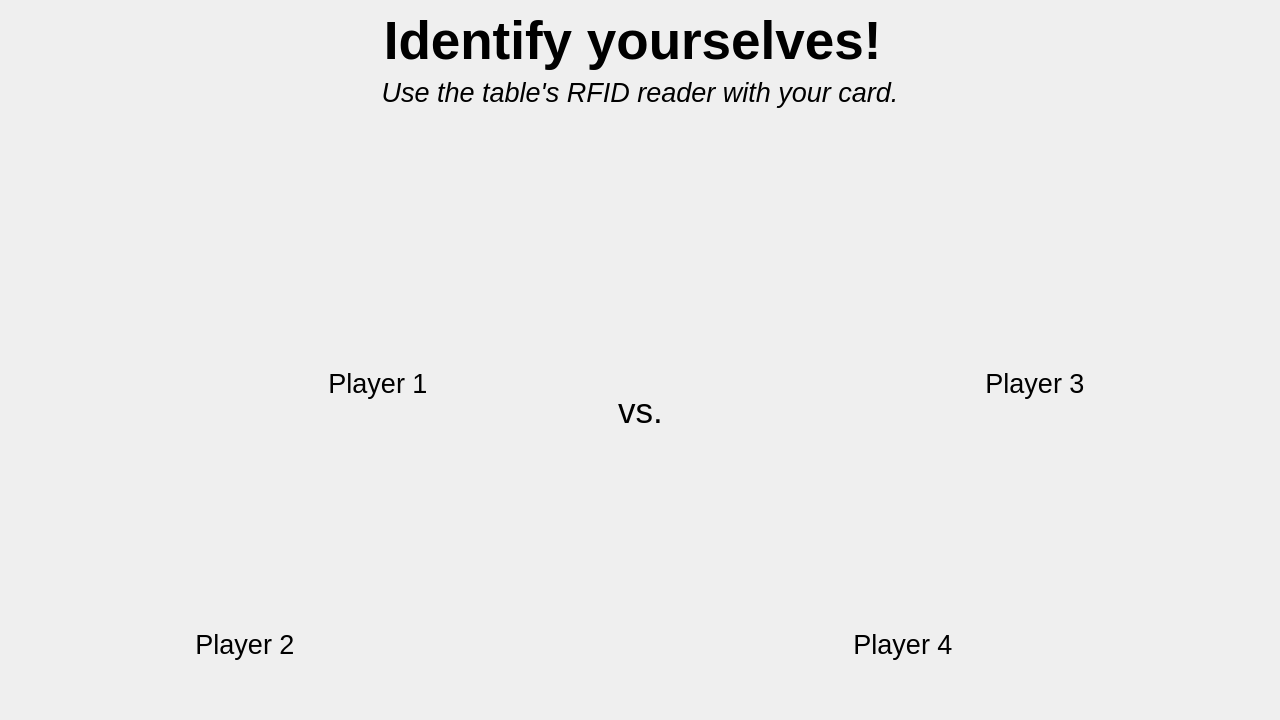
<?xml version="1.0" encoding="UTF-8"?>
<ui version="4.0">
 <class>Form</class>
 <widget class="QWidget" name="Form">
  <property name="geometry">
   <rect>
    <x>0</x>
    <y>0</y>
    <width>1280</width>
    <height>720</height>
   </rect>
  </property>
  <property name="windowTitle">
   <string>Form</string>
  </property>
  <layout class="QVBoxLayout" name="verticalLayout">
   <item>
    <widget class="QLabel" name="label_5">
     <property name="minimumSize">
      <size>
       <width>0</width>
       <height>32</height>
      </size>
     </property>
     <property name="font">
      <font>
       <pointsize>40</pointsize>
       <weight>75</weight>
       <bold>true</bold>
      </font>
     </property>
     <property name="text">
      <string>Identify yourselves! </string>
     </property>
     <property name="alignment">
      <set>Qt::AlignBottom|Qt::AlignHCenter</set>
     </property>
    </widget>
   </item>
   <item>
    <widget class="QLabel" name="label_6">
     <property name="font">
      <font>
       <pointsize>20</pointsize>
       <italic>true</italic>
      </font>
     </property>
     <property name="text">
      <string>Use the table's RFID reader with your card.</string>
     </property>
     <property name="alignment">
      <set>Qt::AlignHCenter|Qt::AlignTop</set>
     </property>
    </widget>
   </item>
   <item>
    <spacer name="verticalSpacer">
     <property name="orientation">
      <enum>Qt::Vertical</enum>
     </property>
     <property name="sizeHint" stdset="0">
      <size>
       <width>20</width>
       <height>40</height>
      </size>
     </property>
    </spacer>
   </item>
   <item>
    <layout class="QHBoxLayout" name="horizontalLayout">
     <item>
      <spacer name="horizontalSpacer_6">
       <property name="orientation">
        <enum>Qt::Horizontal</enum>
       </property>
       <property name="sizeType">
        <enum>QSizePolicy::Preferred</enum>
       </property>
       <property name="sizeHint" stdset="0">
        <size>
         <width>75</width>
         <height>20</height>
        </size>
       </property>
      </spacer>
     </item>
     <item>
      <layout class="QVBoxLayout" name="layoutP1P2">
       <item>
        <widget class="QWidget" name="widgetLayoutP1" native="true">
         <layout class="QHBoxLayout" name="layoutP1">
          <item>
           <spacer name="horizontalSpacer">
            <property name="orientation">
             <enum>Qt::Horizontal</enum>
            </property>
            <property name="sizeHint" stdset="0">
             <size>
              <width>40</width>
              <height>20</height>
             </size>
            </property>
           </spacer>
          </item>
          <item>
           <layout class="QVBoxLayout" name="verticalLayout_3">
            <item>
             <layout class="QHBoxLayout" name="horizontalLayout_5">
              <item>
               <widget class="QWidget" name="imgP1" native="true">
                <property name="sizePolicy">
                 <sizepolicy hsizetype="Fixed" vsizetype="Fixed">
                  <horstretch>0</horstretch>
                  <verstretch>0</verstretch>
                 </sizepolicy>
                </property>
                <property name="minimumSize">
                 <size>
                  <width>200</width>
                  <height>200</height>
                 </size>
                </property>
                <property name="maximumSize">
                 <size>
                  <width>200</width>
                  <height>200</height>
                 </size>
                </property>
                <property name="styleSheet">
                 <string notr="true">border-image: url(:/ui/img/placeholder_head.jpg);</string>
                </property>
               </widget>
              </item>
             </layout>
            </item>
            <item>
             <widget class="QLabel" name="lblP1">
              <property name="sizePolicy">
               <sizepolicy hsizetype="Fixed" vsizetype="Preferred">
                <horstretch>0</horstretch>
                <verstretch>0</verstretch>
               </sizepolicy>
              </property>
              <property name="minimumSize">
               <size>
                <width>300</width>
                <height>0</height>
               </size>
              </property>
              <property name="font">
               <font>
                <pointsize>20</pointsize>
               </font>
              </property>
              <property name="text">
               <string>Player 1</string>
              </property>
              <property name="alignment">
               <set>Qt::AlignCenter</set>
              </property>
              <property name="wordWrap">
               <bool>true</bool>
              </property>
             </widget>
            </item>
           </layout>
          </item>
         </layout>
        </widget>
       </item>
       <item>
        <widget class="QWidget" name="widgetLayoutP2" native="true">
         <layout class="QHBoxLayout" name="horizontalLayout_2">
          <item>
           <layout class="QVBoxLayout" name="verticalLayout_11">
            <item>
             <layout class="QHBoxLayout" name="horizontalLayout_6">
              <item>
               <widget class="QWidget" name="imgP2" native="true">
                <property name="sizePolicy">
                 <sizepolicy hsizetype="Fixed" vsizetype="Fixed">
                  <horstretch>0</horstretch>
                  <verstretch>0</verstretch>
                 </sizepolicy>
                </property>
                <property name="minimumSize">
                 <size>
                  <width>200</width>
                  <height>200</height>
                 </size>
                </property>
                <property name="maximumSize">
                 <size>
                  <width>200</width>
                  <height>200</height>
                 </size>
                </property>
                <property name="styleSheet">
                 <string notr="true">border-image: url(:/ui/img/placeholder_head.jpg);</string>
                </property>
               </widget>
              </item>
             </layout>
            </item>
            <item>
             <widget class="QLabel" name="lblP2">
              <property name="sizePolicy">
               <sizepolicy hsizetype="Fixed" vsizetype="Preferred">
                <horstretch>0</horstretch>
                <verstretch>0</verstretch>
               </sizepolicy>
              </property>
              <property name="minimumSize">
               <size>
                <width>300</width>
                <height>0</height>
               </size>
              </property>
              <property name="font">
               <font>
                <pointsize>20</pointsize>
               </font>
              </property>
              <property name="text">
               <string>Player 2</string>
              </property>
              <property name="alignment">
               <set>Qt::AlignCenter</set>
              </property>
              <property name="wordWrap">
               <bool>true</bool>
              </property>
             </widget>
            </item>
           </layout>
          </item>
          <item>
           <spacer name="horizontalSpacer_5">
            <property name="orientation">
             <enum>Qt::Horizontal</enum>
            </property>
            <property name="sizeHint" stdset="0">
             <size>
              <width>40</width>
              <height>20</height>
             </size>
            </property>
           </spacer>
          </item>
         </layout>
        </widget>
       </item>
      </layout>
     </item>
     <item>
      <spacer name="horizontalSpacer_12">
       <property name="orientation">
        <enum>Qt::Horizontal</enum>
       </property>
       <property name="sizeType">
        <enum>QSizePolicy::Preferred</enum>
       </property>
       <property name="sizeHint" stdset="0">
        <size>
         <width>75</width>
         <height>20</height>
        </size>
       </property>
      </spacer>
     </item>
     <item>
      <widget class="QLabel" name="label_7">
       <property name="font">
        <font>
         <pointsize>26</pointsize>
        </font>
       </property>
       <property name="text">
        <string>vs.</string>
       </property>
       <property name="alignment">
        <set>Qt::AlignCenter</set>
       </property>
      </widget>
     </item>
     <item>
      <spacer name="horizontalSpacer_13">
       <property name="orientation">
        <enum>Qt::Horizontal</enum>
       </property>
       <property name="sizeType">
        <enum>QSizePolicy::Preferred</enum>
       </property>
       <property name="sizeHint" stdset="0">
        <size>
         <width>75</width>
         <height>20</height>
        </size>
       </property>
      </spacer>
     </item>
     <item>
      <layout class="QVBoxLayout" name="layoutP1P2_3">
       <item>
        <widget class="QWidget" name="widgetLayoutP3" native="true">
         <layout class="QHBoxLayout" name="layoutP1_6">
          <item>
           <spacer name="horizontalSpacer_10">
            <property name="orientation">
             <enum>Qt::Horizontal</enum>
            </property>
            <property name="sizeHint" stdset="0">
             <size>
              <width>40</width>
              <height>20</height>
             </size>
            </property>
           </spacer>
          </item>
          <item>
           <layout class="QVBoxLayout" name="verticalLayout_14">
            <item>
             <layout class="QHBoxLayout" name="horizontalLayout_7">
              <item>
               <widget class="QWidget" name="imgP3" native="true">
                <property name="sizePolicy">
                 <sizepolicy hsizetype="Fixed" vsizetype="Fixed">
                  <horstretch>0</horstretch>
                  <verstretch>0</verstretch>
                 </sizepolicy>
                </property>
                <property name="minimumSize">
                 <size>
                  <width>200</width>
                  <height>200</height>
                 </size>
                </property>
                <property name="maximumSize">
                 <size>
                  <width>200</width>
                  <height>200</height>
                 </size>
                </property>
                <property name="styleSheet">
                 <string notr="true">border-image: url(:/ui/img/placeholder_head.jpg);</string>
                </property>
               </widget>
              </item>
             </layout>
            </item>
            <item>
             <widget class="QLabel" name="lblP3">
              <property name="sizePolicy">
               <sizepolicy hsizetype="Fixed" vsizetype="Preferred">
                <horstretch>0</horstretch>
                <verstretch>0</verstretch>
               </sizepolicy>
              </property>
              <property name="minimumSize">
               <size>
                <width>300</width>
                <height>0</height>
               </size>
              </property>
              <property name="font">
               <font>
                <pointsize>20</pointsize>
               </font>
              </property>
              <property name="text">
               <string>Player 3</string>
              </property>
              <property name="alignment">
               <set>Qt::AlignCenter</set>
              </property>
              <property name="wordWrap">
               <bool>true</bool>
              </property>
             </widget>
            </item>
           </layout>
          </item>
         </layout>
        </widget>
       </item>
       <item>
        <widget class="QWidget" name="widgetLayoutP4" native="true">
         <layout class="QHBoxLayout" name="horizontalLayout_4">
          <item>
           <layout class="QVBoxLayout" name="verticalLayout_15">
            <item>
             <layout class="QHBoxLayout" name="horizontalLayout_9">
              <item>
               <widget class="QWidget" name="imgP4" native="true">
                <property name="sizePolicy">
                 <sizepolicy hsizetype="Fixed" vsizetype="Fixed">
                  <horstretch>0</horstretch>
                  <verstretch>0</verstretch>
                 </sizepolicy>
                </property>
                <property name="minimumSize">
                 <size>
                  <width>200</width>
                  <height>200</height>
                 </size>
                </property>
                <property name="maximumSize">
                 <size>
                  <width>200</width>
                  <height>200</height>
                 </size>
                </property>
                <property name="styleSheet">
                 <string notr="true">border-image: url(:/ui/img/placeholder_head.jpg);</string>
                </property>
               </widget>
              </item>
             </layout>
            </item>
            <item>
             <widget class="QLabel" name="lblP4">
              <property name="sizePolicy">
               <sizepolicy hsizetype="Fixed" vsizetype="Preferred">
                <horstretch>0</horstretch>
                <verstretch>0</verstretch>
               </sizepolicy>
              </property>
              <property name="minimumSize">
               <size>
                <width>300</width>
                <height>0</height>
               </size>
              </property>
              <property name="font">
               <font>
                <pointsize>20</pointsize>
               </font>
              </property>
              <property name="text">
               <string>Player 4</string>
              </property>
              <property name="alignment">
               <set>Qt::AlignCenter</set>
              </property>
              <property name="wordWrap">
               <bool>true</bool>
              </property>
             </widget>
            </item>
           </layout>
          </item>
          <item>
           <spacer name="horizontalSpacer_11">
            <property name="orientation">
             <enum>Qt::Horizontal</enum>
            </property>
            <property name="sizeHint" stdset="0">
             <size>
              <width>40</width>
              <height>20</height>
             </size>
            </property>
           </spacer>
          </item>
         </layout>
        </widget>
       </item>
      </layout>
     </item>
     <item>
      <spacer name="horizontalSpacer_7">
       <property name="orientation">
        <enum>Qt::Horizontal</enum>
       </property>
       <property name="sizeType">
        <enum>QSizePolicy::Preferred</enum>
       </property>
       <property name="sizeHint" stdset="0">
        <size>
         <width>75</width>
         <height>20</height>
        </size>
       </property>
      </spacer>
     </item>
    </layout>
   </item>
   <item>
    <spacer name="verticalSpacer_2">
     <property name="orientation">
      <enum>Qt::Vertical</enum>
     </property>
     <property name="sizeHint" stdset="0">
      <size>
       <width>20</width>
       <height>40</height>
      </size>
     </property>
    </spacer>
   </item>
  </layout>
 </widget>
 <resources>
  <include location="assets.qrc"/>
 </resources>
 <connections/>
</ui>
